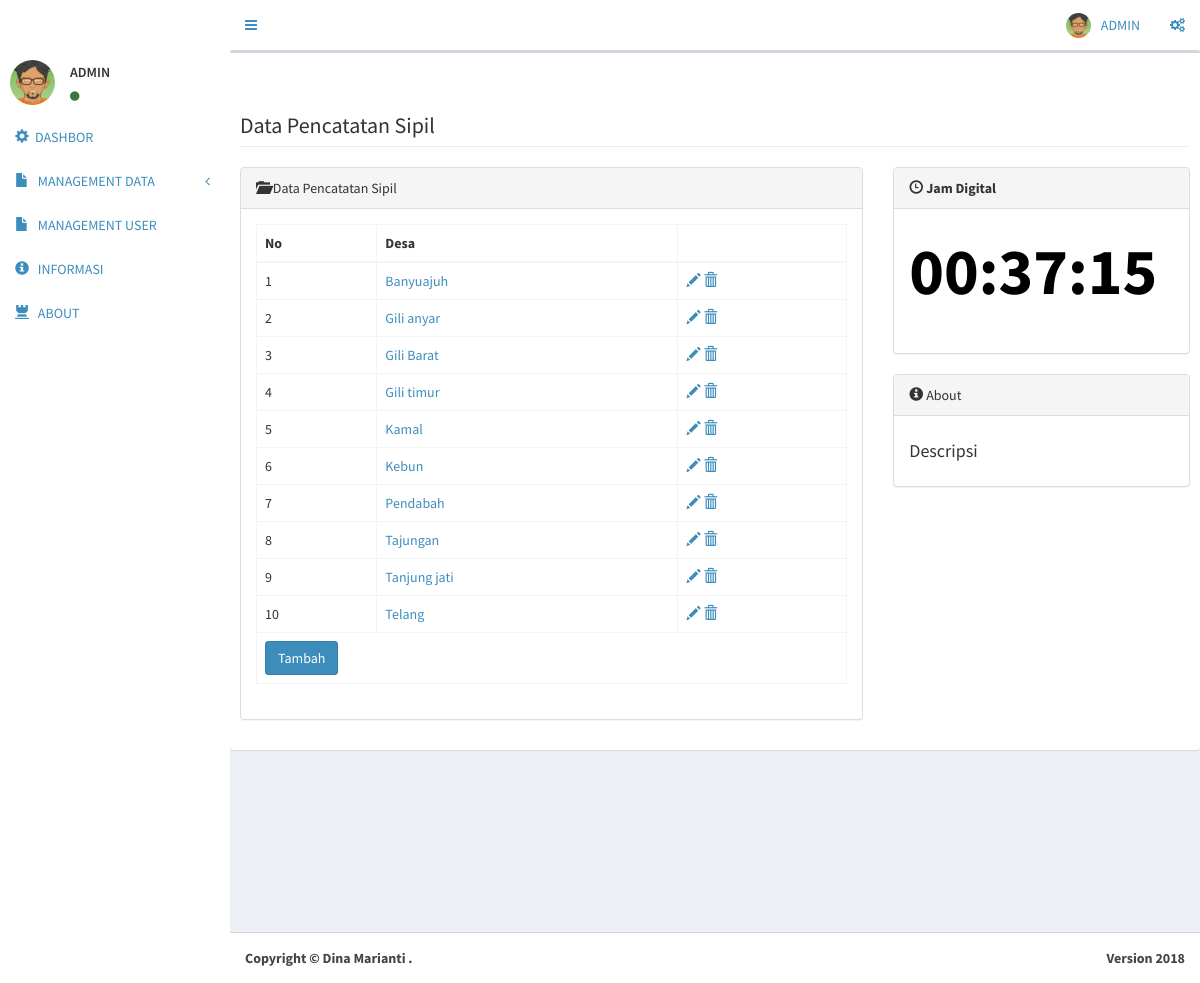
Screenshot of /index.php/admin/c_admin/data_catatan_sipil with the database file from the repository.
### tables this page shows
CREATE TABLE `admin_desa` (
  `no` int(11) NOT NULL,
  `desa` varchar(40) NOT NULL
);

### application/controllers/admin/C_admin.php (called while the page is built, shortened)
<?php
class C_admin extends CI_Controller
{
	function __construct()
	{
		$this->load->model('admin/M_admin');
	}
    function data_catatan_sipil() {
        $temp = $this->M_admin->data_sipil();
        $this->load->view('admin/data_catatan_sipil/v_catatan_sipil', ['temp' => $temp]);
    }
}
 ?>

### index.php (called while the page is built, shortened)
<?php
require_once BASEPATH.'core/CodeIgniter.php';

### application/models/admin/M_admin.php (called while the page is built, shortened)
<?php
class M_admin extends CI_Model
{
	public function data_sipil() {
        $log = $this->db->get('admin_desa');
        return $log->result();
    }
}
 ?>

### application/views/admin/data_catatan_sipil/v_catatan_sipil.php (the view, shortened to what this page needs)
<!DOCTYPE html>
<html>
<head>
</head>
<body class="hold-transition skin-blue sidebar-mini">
<div class="wrapper">
  <div class="content-wrapper">
          <div class="box">
            <div class="box-header">
            </div>
            <div class="box-body">
                <div class="row">
                    <div class="col-lg-12">
                        <h1 class="page-header">Data Pencatatan Sipil</h1>
                    </div>
                </div>
                <div class="row">
                    <div class="col-lg-8">
                        <div class="panel panel-default">
                            <div class="panel-heading">
                                <i class="glyphicon glyphicon-folder-open"></i> Data Pencatatan Sipil
                            </div>
                            <div class="panel-body">
                                <table class="table table-bordered">
                                    <thead>
                                        <tr>
                                            <th scope="col">No</th>
                                            <th scope="col">Desa</th>
                                            <th scope="col"></th>
                                        </tr>
                                    </thead>
                                    <tbody>
                                    <form action="<?php echo base_url().'index.php/admin/C_admin/sipil_dps';?>" method="POST">
                                        <?php
                                        if (count($temp) < 1) {
                                            ?>
                                            <tr><td colspan="6" align="center">Data Tidak ditemukan</td></tr>
                                            <?php
                                        } else {
                                            $n = 0;
                                            foreach ($temp as $tem) {
                                                $n = $n + 1;
                                                ?>
                                                <tr>
                                                    <td scope="col"><?php echo $n; ?></td>
                                                    <td scope="col"><a href="<?php echo base_url().'index.php/admin/C_admin/tabel_dps/'. $tem->desa?>"><?php echo $tem->desa; ?></a></td>
                                                <td scope="col"><a name="edit" href="<?php echo base_url() . 'index.php/admin/C_admin/sipil_dps_s/' . $tem->no; ?>"><i class="glyphicon glyphicon-pencil"></i></a>
                                                    <a name="hapus" href="<?php echo base_url() . 'index.php/admin/C_admin/sipil_dps_h/' . $tem->no; ?>" onclick="return confirm('Anda yakin akan menghapus data ini... ?')"><i class="glyphicon glyphicon-trash"></i></a></td>
                                                </tr>
                                                <?php
                                            }
                                        }
                                        ?>
                                        <tr><td colspan="7"><button name="sipiladd" class="btn btn-primary" value="tambah">Tambah</button></td></tr>
                                    </form>
                                    </tbody>
                                </table>
                            </div>
                        </div>
                    </div>
                  <div class="col-lg-4">
                    <div class="panel panel-default">
                        <div class="panel-heading">
                            <i class="glyphicon glyphicon-time"></i> <strong>Jam Digital</strong>
                        </div>
                        <div class="panel-body">
                            <div class="list-group">
                            </div>
                        </div>
                    </div>
                    <div class="panel panel-default">
                        <div class="panel-heading">
                            <i class="glyphicon glyphicon-info-sign"></i> About
                        </div>
                        <div class="panel-body">
                            <div class="timeline-heading">
                                            <h4 class="timeline-title">Descripsi</h4>
                                        </div>
                        </div>
                    </div>
            </div>
          </div>
        </div>
      </div>
  </div>
  <footer class="main-footer">
    <div class="pull-right hidden-xs">
      <b>Version 2018</b>
    </div>
    <strong>Copyright &copy; Dina Marianti <a href=""></a>.</strong>
  </footer>
</body>
</html>

### rows the page displays
admin_desa: desa "Banyuajuh"
admin_desa: desa "Gili anyar"
admin_desa: desa "Gili Barat"
admin_desa: desa "Gili timur"
admin_desa: desa "Kamal"
admin_desa: desa "Kebun"
admin_desa: desa "Pendabah"
admin_desa: desa "Tajungan"
admin_desa: desa "Tanjung jati"
admin_desa: desa "Telang"
